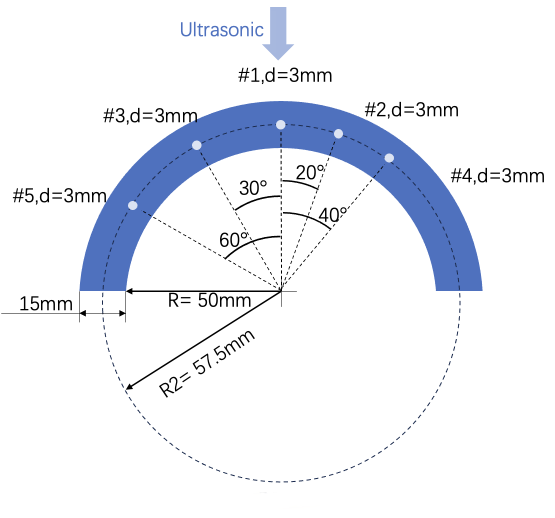
#> input picture cad/cad5-1.png, 1110 x 1036 px (shown at 1/2 size)
$ python pic_grouped5_1X3.py
#> lines starting #> are read from the running program, lines starting #| are printed output that depends on the picture
# -*- coding: utf-8 -*-
import os
import numpy as np
import matplotlib.pyplot as plt
import matplotlib.image as mpimg
from matplotlib.colors import LinearSegmentedColormap, LogNorm
from matplotlib.ticker import FuncFormatter
from matplotlib import gridspec
from PIL import Image

# -----------------------------
# 1. 准备图片路径与标注
# -----------------------------
img_paths = [
    'cad/cad5-1.png',
    '20250507-Variation-Geo-closedDefect/label/geo5-1ice.png',
    '20250507-Variation-Geo-closedDefect/label/geo5-1water.png'
]
top_labels    = ['geo5-1', 'geo5-1, ice', 'geo5-1, water']
bottom_labels = ['(a)', '(b)', '(c)']

# -----------------------------
# 2. 加载并预处理所有图片
# -----------------------------
raw_images = []
for p in img_paths:
    arr = mpimg.imread(p)
#> arr is the input picture: shape (1036, 1110, 3) float32; mean R, G, B 0.923, 0.934, 0.961
    # 如果是 float，转 uint8
    if arr.dtype in [np.float32, np.float64]:
        arr = (arr * 255).clip(0, 255).astype(np.uint8)
    # 如果有 alpha 通道，丢弃
    if arr.ndim == 3 and arr.shape[2] == 4:
        arr = arr[:, :, :3]
    raw_images.append(arr)

# 目标高度与宽度，取图片2 的尺寸
target_h, target_w = raw_images[1].shape[:2]
#> target_h = 1112; target_w = 1890

# 对第一张图做等比例缩放＋透明（白底）填充
img0_pil = Image.fromarray(raw_images[0])
orig_w, orig_h = img0_pil.size
#> orig_w = 1110; orig_h = 1036
scale = target_h / orig_h
#> scale = 1.07
new_w = int(orig_w * scale)
#> new_w = 1191
img0_resized = img0_pil.resize((new_w, target_h), Image.BILINEAR)
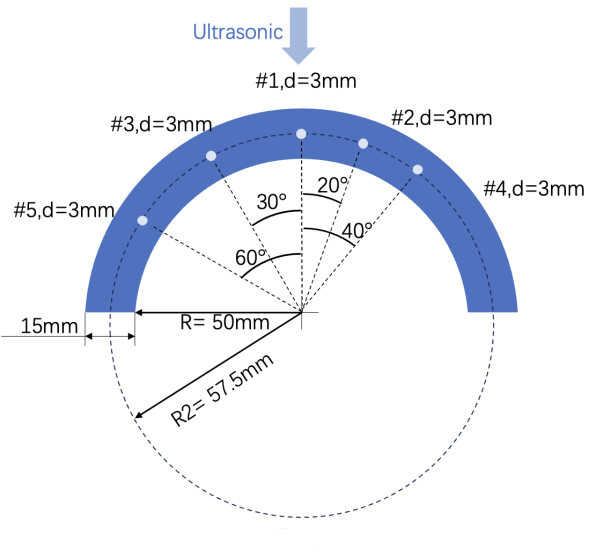
#> img0_resized: PIL image 1191x1112 RGB (shown at 1/2 size); mean R, G, B 235.2, 238.2, 245.1

# 如果宽度不足，左右各自填充透明（最后合成白底 RGB）
if new_w < target_w:
    pad_total = target_w - new_w
#> pad_total = 699
    pad_left  = pad_total // 2
#> pad_left = 349
    pad_right = pad_total - pad_left
#> pad_right = 350

    # 先生成透明底
    canvas = Image.new("RGBA", (target_w, target_h), (255,255,255,0))
    canvas.paste(img0_resized.convert("RGBA"), (pad_left, 0))
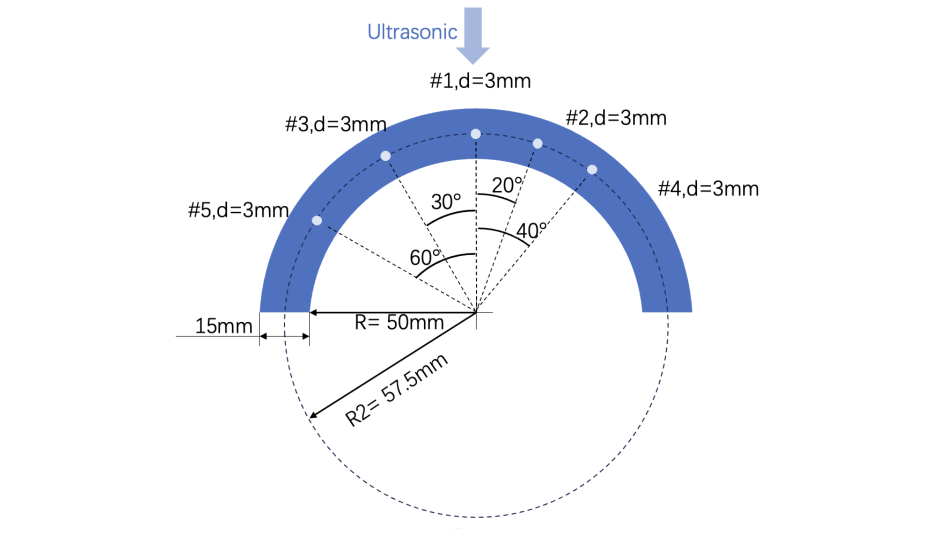
#> canvas: PIL image 1890x1112 RGBA (shown at 1/2 size); mean R, G, B, A 242.5, 244.4, 248.7, 160.7; transparent parts drawn white

    # 再合成到白底，得到 RGB
    white_bg = Image.new("RGB", (target_w, target_h), (255,255,255))
#> white_bg: PIL image 1890x1112 RGB; every value is 255
    white_bg.paste(canvas, mask=canvas.split()[3])
    proc0 = white_bg
else:
    proc0 = img0_resized.convert("RGB")

# 更新第一张
images = [np.array(proc0), raw_images[1], raw_images[2]]

# 3. 创建 3×2 布局，前两行放图，第3行放 colorbar
# -----------------------------
fig = plt.figure(figsize=(12, 8), constrained_layout=True)
gs = fig.add_gridspec(
    nrows=3,
    ncols=2,
    height_ratios=[1, 1, 0.03],  # 前两行图，高度各为1；第3行 colorbar，极小
    hspace=0.001,
    wspace=0.001
)

# 第一行：跨两列
ax1 = fig.add_subplot(gs[0, :])
# 第二行：左右各一张
ax2 = fig.add_subplot(gs[1, 0])
ax3 = fig.add_subplot(gs[1, 1])

# 汇总到一个列表，方便后面循环
axes = [ax1, ax2, ax3]

# -----------------------------
# 4. 显示图片 + 标注
# -----------------------------
for i, ax in enumerate(axes):
    ax.imshow(images[i], aspect='equal')
    ax.set_xticks([]); ax.set_yticks([])

    # 仅第2、3张图加细黑边（即 axes[1] 和 axes[2]）
    if i > 0:
        for spine in ax.spines.values():
            spine.set_visible(True)
            spine.set_edgecolor('black')
            spine.set_linewidth(0.5)

    # 内部顶部文字
    if top_labels[i]:
        ax.text(
            0.15, 0.98, top_labels[i],
            transform=ax.transAxes,
            ha='center', va='top',
            fontsize=12, color='black'
        )
    # 外部底部 (a)(b)(c) 标签
    ax.annotate(
        bottom_labels[i],
        xy=(0.5, -0.05),
        xycoords='axes fraction',
        ha='center', va='top',
        fontsize=12, color='black'
    )

# -----------------------------
# 5. 构造 colormap 并添加横向 colorbar（跨两列）
# -----------------------------
colors = [
    (1,1,1), (0.5,0.8,1), (0,0,1), (0,0,0.5),
    (0,1,0), (1,1,0), (1,0.5,0), (1,0,0), (0,0,0)
]
cmap = LinearSegmentedColormap.from_list('amp_rainbow', colors, N=256)
vmin_db, vmax_db = -100, 0
lin_vmin = 10**(vmin_db/20)
lin_vmax = 10**(vmax_db/20)
norm = LogNorm(vmin=lin_vmin, vmax=lin_vmax)
mappable = plt.cm.ScalarMappable(norm=norm, cmap=cmap)
mappable.set_array([])

# 第3行跨两列
cax = fig.add_subplot(gs[2, :])
cbar = fig.colorbar(mappable, cax=cax, orientation='horizontal')

def db_fmt(x, pos):
    if x <= lin_vmin * (1 + 1e-6):
        return "–∞ dB"
    return f"{20 * np.log10(x):.0f} dB"

cbar.ax.xaxis.set_major_formatter(FuncFormatter(db_fmt))
cbar.ax.minorticks_off()
cbar.ax.xaxis.set_ticks_position('top')
cbar.ax.xaxis.set_label_position('top')
cbar.ax.tick_params(axis='x', which='major', labelsize=12, pad=4)

# -----------------------------
# 6. 保存高分辨率图像
# -----------------------------
output_dir = '20250507-Variation-Geo-closedDefect/grouped'
os.makedirs(output_dir, exist_ok=True)
output_path = os.path.join(output_dir, 'grouped51_123.png')
fig.savefig(output_path, dpi=300, bbox_inches='tight')
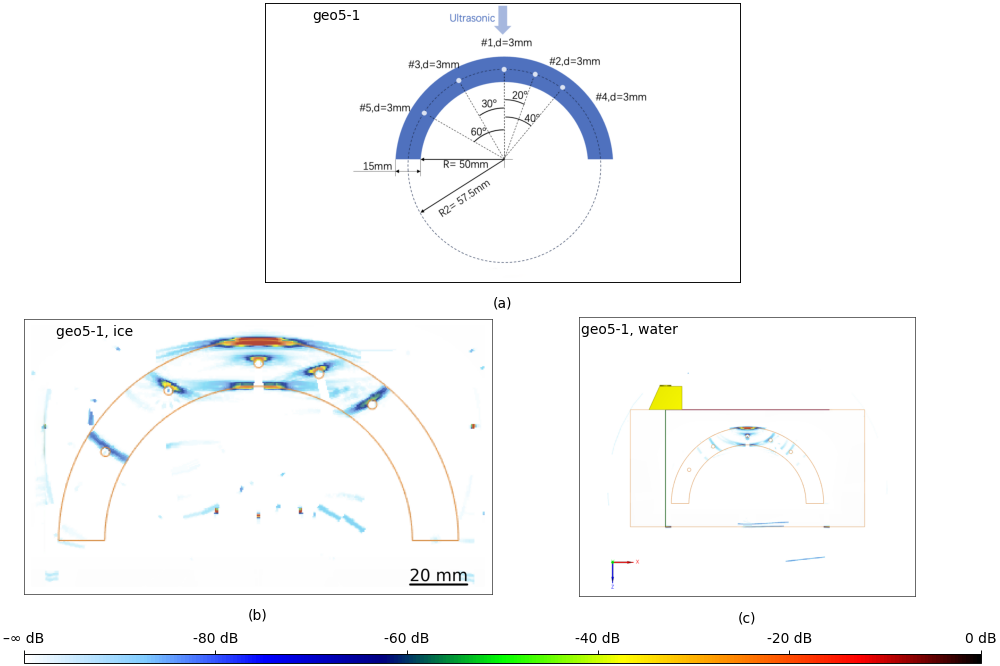
#> figure drawn by matplotlib, 4 panels

# -----------------------------
# 7. 展示
# -----------------------------
plt.show()
